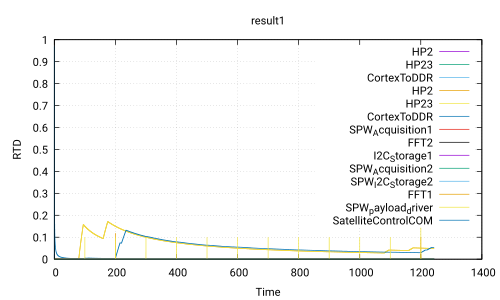

The gnuplot source for this figure:
 set title 'result1'
 set ylabel 'RTD'
 set xlabel 'Time'
 set grid
 set term pdf
 set output 'Use_case_DoubleCamera_noSafety.ATIPPIC0.executable220.0_80.0.pdf'
 plot 'Use_case_DoubleCamera_noSafety.ATIPPIC0.executable220.0_80.0.csv' using 1:2 with lines title 'HP2','Use_case_DoubleCamera_noSafety.ATIPPIC0.executable220.0_80.0.csv' using 1:3 with lines title 'HP23','Use_case_DoubleCamera_noSafety.ATIPPIC0.executable220.0_80.0.csv' using 1:4 with lines title 'CortexToDDR','Use_case_DoubleCamera_noSafety.ATIPPIC0.executable220.0_80.0.csv' using 1:5 with lines title 'HP2','Use_case_DoubleCamera_noSafety.ATIPPIC0.executable220.0_80.0.csv' using 1:6 with lines title 'HP23','Use_case_DoubleCamera_noSafety.ATIPPIC0.executable220.0_80.0.csv' using 1:7 with lines title 'CortexToDDR','Use_case_DoubleCamera_noSafety.ATIPPIC0.executable220.0_80.0.csv' using 1:8 with lines title 'SPW_Acquisition1','Use_case_DoubleCamera_noSafety.ATIPPIC0.executable220.0_80.0.csv' using 1:9 with lines title 'FFT2','Use_case_DoubleCamera_noSafety.ATIPPIC0.executable220.0_80.0.csv' using 1:10 with lines title 'I2C_Storage1','Use_case_DoubleCamera_noSafety.ATIPPIC0.executable220.0_80.0.csv' using 1:11 with lines title 'SPW_Acquisition2','Use_case_DoubleCamera_noSafety.ATIPPIC0.executable220.0_80.0.csv' using 1:12 with lines title 'SPW_I2C_Storage2','Use_case_DoubleCamera_noSafety.ATIPPIC0.executable220.0_80.0.csv' using 1:13 with lines title 'FFT1','Use_case_DoubleCamera_noSafety.ATIPPIC0.executable220.0_80.0.csv' using 1:14 with lines title 'SPW_payload_driver','Use_case_DoubleCamera_noSafety.ATIPPIC0.executable220.0_80.0.csv' using 1:15 with lines title 'SatelliteControlCOM'
